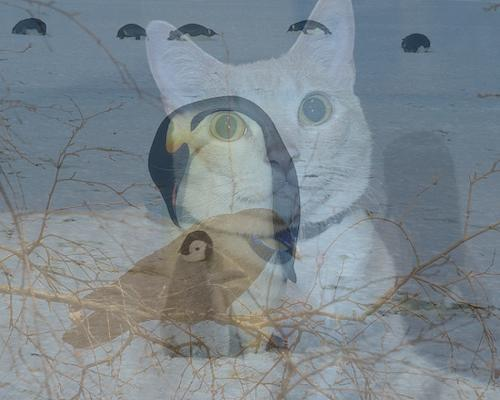
#> input picture base_imagens_ica/3_run/1_saida.jpg, 500 x 400 px, found by its file name
$ jupyter execute --allow-errors 'Exercicio Imagens - 3.ipynb'   (shell and % lines are left out)   (older library calls are emulated)
#> lines starting #> are read from the running program, lines starting #| are printed output that depends on the picture
# Exercício 3 de Análise de Componentes Independentes em imagens

[cell 1]
import numpy as np
import matplotlib.pyplot as plt
from numpy.linalg import inv
from scipy.cluster.vq import whiten
import pandas as pd
from pandas.plotting import scatter_matrix
from scipy.stats import entropy, chi2_contingency, shapiro
from scipy.misc import imread
from sklearn.decomposition import PCA


from evaluation import calculateNegentropy, kde_entropy, KLdivergence, resultsTable, plot_MutualInformation
from ICAfunctions import cichocki_Feedback, cichocki_Feedforward, NPCA_RLS

#Notes:
#SHAPIRO: The algorithm used is described in [R634] but censoring parameters as
#        described are not implemented. For N > 5000 the W test statistic is
#        accurate but the p-value may not be.

[cell 2]
# [62 lines left out: functions rebuildPicture, image_histogram_equalization, rgb_ICA, not called in this run]


def read_rgb_image(folderPath, n_images = 2, n_channels = 3):

#> called with folderPath = 'base_imagens_ica\\3_run', n_images = 4, n_channels = 3
    X1 = imread(folderPath + '\\1_saida.jpg', flatten = False)
#> X1 is the input picture: shape (400, 500, 3); mean R, G, B 124.3, 134.4, 140.9
    X2 = imread(folderPath + '\\2_saida.jpg', flatten = False)
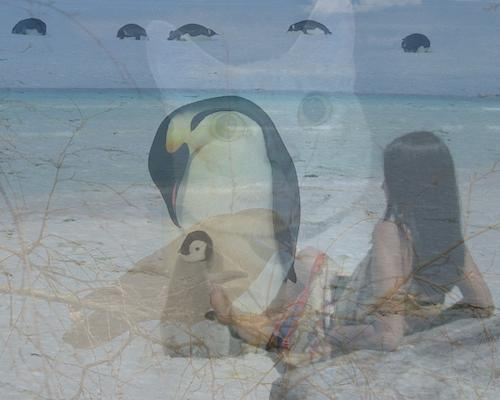
#> input picture base_imagens_ica/3_run/2_saida.jpg, 500 x 400 px, found by its file name
#> X2 is the input picture: shape (400, 500, 3); mean R, G, B 134.2, 145, 151.2
    X3 = imread(folderPath + '\\3_saida.jpg', flatten = False)
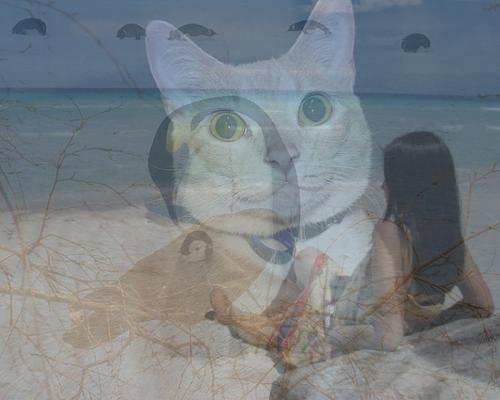
#> input picture base_imagens_ica/3_run/3_saida.jpg, 500 x 400 px, found by its file name
#> X3 is the input picture: shape (400, 500, 3); mean R, G, B 121.8, 128.1, 132.8
    X4 = imread(folderPath + '\\4_saida.jpg', flatten = False)


    mixtures = np.zeros((n_images, X1.shape[0]*X1.shape[1], n_channels), np.float64)

    mixtures[0, :, 0] = X1[:,:,0].flatten()
    mixtures[0, :, 1] = X1[:,:,1].flatten()
    mixtures[0, :, 2] = X1[:,:,2].flatten()

    mixtures[1, :, 0] = X2[:,:,0].flatten()
    mixtures[1, :, 1] = X2[:,:,1].flatten()
    mixtures[1, :, 2] = X2[:,:,2].flatten()

    mixtures[2, :, 0] = X2[:,:,0].flatten()
    mixtures[2, :, 1] = X2[:,:,1].flatten()
    mixtures[2, :, 2] = X2[:,:,2].flatten()

    mixtures[3, :, 0] = X2[:,:,0].flatten()
    mixtures[3, :, 1] = X2[:,:,1].flatten()
    mixtures[3, :, 2] = X2[:,:,2].flatten()

    original_shape = X1.shape

    return mixtures, original_shape
